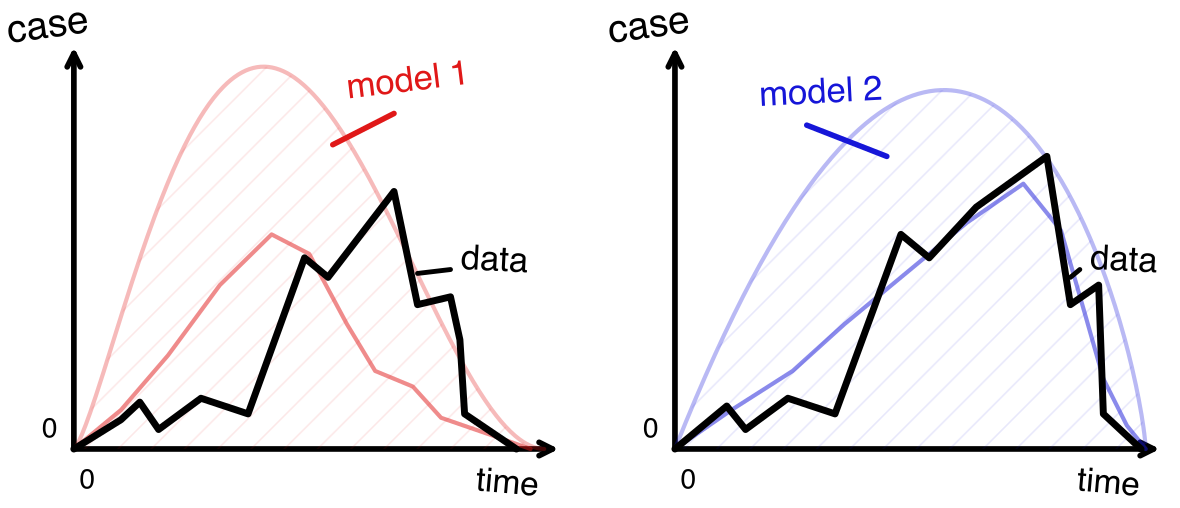

Write Python code to recreate this figure.
import numpy as np
import matplotlib.pyplot as plt
from matplotlib.patches import FancyArrowPatch
from matplotlib import font_manager
from scipy.stats import beta
from pathlib import Path

# Output path: next to this script, in A_pfilter/figures/
out_dir = Path(__file__).resolve().parent
pdf_path = out_dir / "likely_graph.pdf"

# Clean sans-serif labels (not hand-drawn). First available wins.
_preferred = ["Helvetica", "Arial", "Helvetica Neue", "DejaVu Sans"]
_available = {f.name for f in font_manager.fontManager.ttflist}
_family = next((n for n in _preferred if n in _available), "DejaVu Sans")
hand_font = font_manager.FontProperties(family=_family)
print(f"Using label font: {_family}")

plt.rcParams.update({
    "figure.facecolor": "white",
    "axes.facecolor": "white",
    "savefig.facecolor": "white",
    "hatch.linewidth": 1.15,
})

fig, axes = plt.subplots(1, 2, figsize=(12.0, 5.25))
fig.subplots_adjust(left=0.035, right=0.985, bottom=0.09, top=0.96, wspace=0.12)

red = "#e01818"
blue = "#1616d8"

def sketched(line, scale=1.2, length=85, randomness=1.6):
    return line   # clean lines: no hand-drawn sketch effect

def draw_axes(ax):
    ax.set_xlim(-0.08, 1.06)
    ax.set_ylim(-0.09, 1.08)
    ax.axis("off")

    x_arrow = FancyArrowPatch(
        (0, 0), (1.03, 0), arrowstyle="->", mutation_scale=24,
        linewidth=4.1, color="black", shrinkA=0, shrinkB=0,
        capstyle="round", joinstyle="round"
    )
    y_arrow = FancyArrowPatch(
        (0, 0), (0, 1.03), arrowstyle="->", mutation_scale=24,
        linewidth=4.1, color="black", shrinkA=0, shrinkB=0,
        capstyle="round", joinstyle="round"
    )
    ax.add_patch(x_arrow)
    ax.add_patch(y_arrow)

    ax.text(-0.055, 1.02, "case", fontproperties=hand_font, fontsize=28,
            ha="center", va="bottom", rotation=8)
    ax.text(0.99, -0.045, "time", fontproperties=hand_font, fontsize=24,
            ha="right", va="top", rotation=-5)
    ax.text(-0.035, 0.015, "0", fontproperties=hand_font, fontsize=20,
            ha="right", va="bottom")
    ax.text(0.012, -0.05, "0", fontproperties=hand_font, fontsize=20,
            ha="left", va="top")

def outer_curve(x, a, b, height):
    y = beta.pdf(x, a, b)
    y = y / np.nanmax(y) * height
    y[(x <= 0) | (x >= 1)] = 0
    return y

def add_panel(ax, color, model_label, outer_ab, outer_height, data_xy,
              inner_xy, label_xy, pointer_xy, data_label_xy, data_pointer_xy):
    draw_axes(ax)

    x = np.linspace(0.001, 0.999, 500)
    y = outer_curve(x, outer_ab[0], outer_ab[1], outer_height)

    # Diagonal shaded model region
    fill = ax.fill_between(
        x, 0, y, facecolor="none", edgecolor=color,
        hatch="/", alpha=0.1, linewidth=0.0, zorder=1
    )
    # Outer model envelope
    outer, = ax.plot(x, y, color=color, linewidth=3.0, alpha=0.3,
                     solid_capstyle="round", zorder=2)
    sketched(outer, scale=1.3, length=75, randomness=1.8)

    # Inner colored model trajectory
    inner_x, inner_y = zip(*inner_xy)
    inner, = ax.plot(inner_x, inner_y, color=color, linewidth=3.0, alpha=0.5,
                     solid_capstyle="round", solid_joinstyle="round", zorder=3)
    sketched(inner, scale=1.1, length=65, randomness=1.5)

    # Observed data trajectory
    data_x, data_y = zip(*data_xy)
    data, = ax.plot(data_x, data_y, color="black", linewidth=5.0,
                    solid_capstyle="round", solid_joinstyle="round", zorder=4)
    sketched(data, scale=0.9, length=90, randomness=1.15)

    # Model label and pointer
    ax.text(label_xy[0], label_xy[1], model_label, color=color,
            fontproperties=hand_font, fontsize=25, ha="center", va="center",
            rotation=7 if color == red else 3)
    pointer, = ax.plot(
        [label_xy[0] - 0.03, pointer_xy[0]],
        [label_xy[1] - 0.08, pointer_xy[1]],
        color=color, linewidth=4.0, solid_capstyle="round", zorder=5
    )
    sketched(pointer, scale=0.8, length=70, randomness=1.1)

    # Data label and leader
    ax.text(data_label_xy[0], data_label_xy[1], "data", color="black",
            fontproperties=hand_font, fontsize=25, ha="left", va="center",
            rotation=-3)
    leader, = ax.plot(
        [data_label_xy[0] - 0.02, data_pointer_xy[0]],
        [data_label_xy[1] - 0.02, data_pointer_xy[1]],
        color="black", linewidth=3.5, solid_capstyle="round", zorder=5
    )
    sketched(leader, scale=0.75, length=75, randomness=1.0)

# Left panel
left_data = [
    (0.00, 0.00), (0.10, 0.075), (0.14, 0.12), (0.18, 0.05),
    (0.27, 0.13), (0.37, 0.09), (0.49, 0.49), (0.54, 0.44),
    (0.68, 0.66), (0.73, 0.37), (0.80, 0.39), (0.82, 0.28),
    (0.83, 0.09), (0.94, 0.00)
]
left_inner = [
    (0.00, 0.00), (0.10, 0.10), (0.20, 0.24), (0.31, 0.42),
    (0.42, 0.55), (0.50, 0.50), (0.58, 0.32), (0.64, 0.20),
    (0.72, 0.16), (0.78, 0.08), (0.90, 0.03), (0.97, 0.00)
]
add_panel(
    axes[0], red, "model 1", (2.35, 3.0), 0.98,
    left_data, left_inner,
    label_xy=(0.71, 0.94), pointer_xy=(0.55, 0.78),
    data_label_xy=(0.82, 0.48), data_pointer_xy=(0.73, 0.45)
)

# Right panel
right_data = [
    (0.00, 0.00), (0.11, 0.11), (0.15, 0.05), (0.24, 0.13),
    (0.34, 0.09), (0.48, 0.55), (0.54, 0.49), (0.64, 0.62),
    (0.79, 0.75), (0.84, 0.37), (0.90, 0.42), (0.91, 0.09),
    (0.99, 0.00)
]
right_inner = [
    (0.00, 0.00), (0.12, 0.10), (0.25, 0.20), (0.36, 0.32),
    (0.49, 0.45), (0.62, 0.58), (0.74, 0.68), (0.82, 0.56),
    (0.87, 0.35), (0.91, 0.18), (0.96, 0.06), (1.00, 0.00)
]
add_panel(
    axes[1], blue, "model 2", (2.0, 1.75), 0.92,
    right_data, right_inner,
    label_xy=(0.31, 0.91), pointer_xy=(0.45, 0.75),
    data_label_xy=(0.88, 0.48), data_pointer_xy=(0.84, 0.44)
)

fig.savefig(pdf_path, bbox_inches="tight", pad_inches=0.04)

plt.close(fig)

print(f"Created:\n{pdf_path}")
